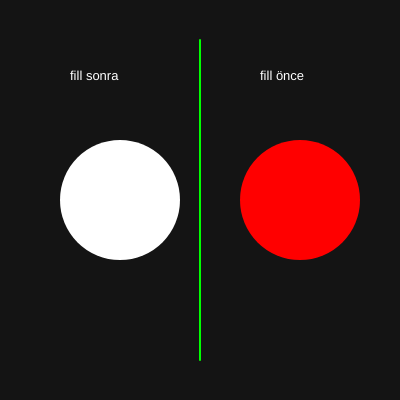
Frame 1 (no input)
Frame 2 (the mouse pressed at the canvas centre, redrawn once): identical to frame 1, image omitted

The p5.js sketch that drew this single still picture (run headless with seeded random() and noise() and a simulated clock; the mouse was pressed at the canvas centre and the sketch redrawn once):

// p5.js sketch
// ── sketch.js
// Sol: fill SONRA (yanlış) · Sağ: fill ÖNCE (doğru)
function setup() {
  createCanvas(400, 400)
  noLoop()
}

function draw() {
  background(20)
  noStroke()

  // --- YANLIŞ: önce çiz, sonra fill ---
  ellipse(120, 200, 120)
  fill(255, 0, 0)

  fill(255)
  textSize(13)
  text('fill sonra', 70, 80)

  stroke(0, 255, 0)
  strokeWeight(2)
  line(200, 40, 200, 360)

  noStroke()
  fill(255, 0, 0)
  ellipse(300, 200, 120)

  fill(255)
  text('fill önce', 260, 80)
}
